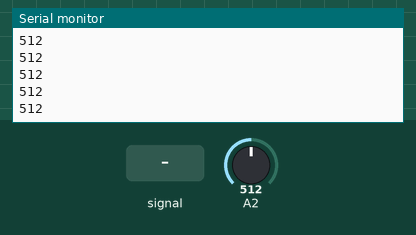
This sketch was run on a simulated Arduino Uno, built with avr-gcc and run on an emulated ATmega328P. On the bench: the last lines printed to the serial monitor. The inputs (shaded band) are chosen by the test bench; at power-on: A2 = 512.

Above: at 1.2 s.
1.3 s: A2 fed a 200 Hz sine of ±81 counts around its level
At 1.9 s:
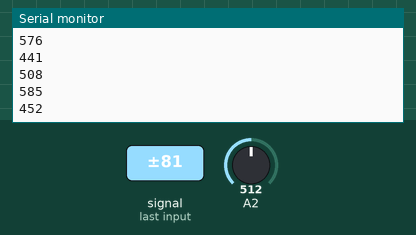
2.8 s: A2 set to 716
At 3.4 s:
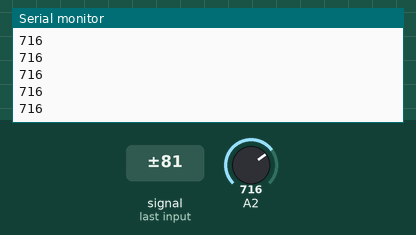
Timing chart, 0 to 4.0 s (numbered marks = the images above; inputs shaded):
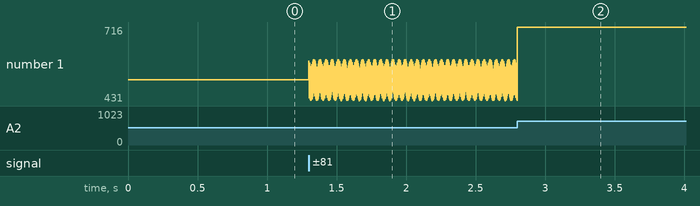

Measured:
- after the input at 1.3 s, the serial monitor: prints a new line at once (image 1)
- plotted number 1: 512 → 432 after the input at 1.3 s

The sketch:

SineWave.ino
```cpp
#include <School.h>

void setup() {
  // put your setup code here, to run once:
Serial.begin(115200);
}

void loop() {
  // put your main code here, to run repeatedly:
Serial.println((analogRead(Z1)+analogRead(Z1)+analogRead(Z1)+analogRead(Z1))/4);
delay(1);
}
```
